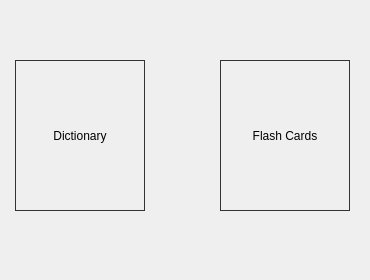
<?xml version="1.0" encoding="UTF-8"?>
<ui version="4.0">
 <class>Form</class>
 <widget class="QWidget" name="Form">
  <property name="geometry">
   <rect>
    <x>0</x>
    <y>0</y>
    <width>370</width>
    <height>280</height>
   </rect>
  </property>
  <property name="windowTitle">
   <string>Language Master</string>
  </property>
  <property name="windowIcon">
   <iconset>
    <normaloff>../IMG/LOGO.png</normaloff>../IMG/LOGO.png</iconset>
  </property>
  <widget class="QPushButton" name="dict_BT">
   <property name="geometry">
    <rect>
     <x>15</x>
     <y>60</y>
     <width>130</width>
     <height>151</height>
    </rect>
   </property>
   <property name="styleSheet">
    <string notr="true">background-color:transparent;
border: 1px solid #333;</string>
   </property>
   <property name="text">
    <string>Dictionary</string>
   </property>
  </widget>
  <widget class="QPushButton" name="cards_BT">
   <property name="geometry">
    <rect>
     <x>220</x>
     <y>60</y>
     <width>130</width>
     <height>151</height>
    </rect>
   </property>
   <property name="styleSheet">
    <string notr="true">background-color:transparent;
border: 1px solid #333;</string>
   </property>
   <property name="text">
    <string>Flash Cards</string>
   </property>
  </widget>
 </widget>
 <resources/>
 <connections/>
</ui>
